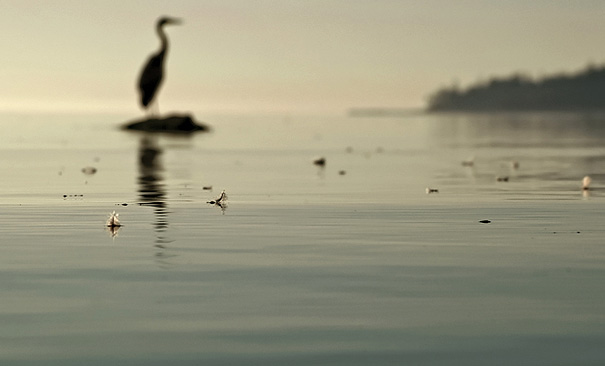
//> input picture Projects/Seam Carving/original.jpeg, 605 x 366 px
$ ./Seam_carving original.jpeg   (built with g++ and OpenCV 4)
//> lines starting //> are read from the running program, lines starting //| are printed output that depends on the picture; after the words box and inside, x2 and y2 are one past the last pixel; in counts of white or black regions, pixels touching at a corner belong together
#include <opencv2/opencv.hpp>
#include<iostream>
#include<cmath>
#include<algorithm>
using namespace std;
using namespace cv;


// Function to extract RGB values in rgb_matrix
void extractRGB(Mat &test, Mat &rgb_matrix, int height_r, int width_c)
{
    for(int r=0; r<height_r; r++)
        {
            for(int c=0; c<width_c; c++)
             {
                Vec3b rgb = test.at<Vec3b>(r, c);
                int red = rgb[2];
                int green = rgb[1];
                int blue = rgb[0];

                rgb_matrix.at<Vec3b>(r, c) = Vec3b(red, green, blue);
            }
        }
}

// Function to find energy of every pixel and store it in 2D energy matrix 'a'
void findEnergyMatrix(int **a, Mat &rgb_matrix, int height_r, int width_c)
{
    for(int r=0; r<height_r; r++)
        {
            for(int c=0; c<width_c; c++)
            {

                Vec3b energyx_1 = rgb_matrix.at<Vec3b>(r, (c-1+width_c)%width_c);
                Vec3b energyx_2 = rgb_matrix.at<Vec3b>(r, ( c+1+width_c)%width_c);

                int dif_rx = energyx_1[0] - energyx_2[0];
                int dif_gx = energyx_1[1] - energyx_2[1];
                int dif_bx = energyx_1[2] - energyx_2[2];

                int pow_rx = pow(dif_rx, 2);
                int pow_bx = pow(dif_bx,2);
                int pow_gx = pow(dif_gx, 2);

                int horizontal_rgb = pow_rx + pow_gx + pow_bx;

                Vec3b energyy_1 = rgb_matrix.at<Vec3b>((r-1+height_r)%height_r, c);
                Vec3b energyy_2 = rgb_matrix.at<Vec3b>(( r+1+height_r)%height_r, c);

                int dif_ry = energyy_1[0] - energyy_2[0];
                int dif_gy = energyy_1[1] - energyy_2[1];
                int dif_by = energyy_1[2] - energyy_2[2];

                int pow_ry = pow(dif_ry, 2);
                int pow_by = pow(dif_by,2);
                int pow_gy = pow(dif_gy, 2);

                int vertical_rgb = pow_ry + pow_gy + pow_by;

                int add_rgb = horizontal_rgb + vertical_rgb;
                int energy_gradient = sqrt(add_rgb);

                a[r][c] = energy_gradient;
            }
        }
}


//Function to print 2D matrix
void printMatrix(int **a, int height_r, int width_c)
{
    for(int i=0;i<height_r;i++)
    {
        for(int j=0;j<width_c;j++)
        {
            cout<<a[i][j]<<" ";
        }
        cout<<endl;

    }
}


//////////////////////////////////////////////////////////////////////////////////////////


//Function to apply DP on energy matrix horizontally
void dpVertical(int **a, int height_r, int width_c)
{
    for(int r=1; r<height_r; r++)
        {
            for(int c=0; c<width_c;c++)
            {
                if(c==0)
                {
                    a[r][c] = a[r][c] + min(a[r-1][c], a[r-1][c+1]);
                }

                if(c== width_c-1)
                {
                    a[r][c] =  a[r][c] + min(a[r-1][c], a[r-1][c-1]);
                }
                else
                {
                    a[r][c] =  a[r][c] + min({a[r-1][c-1], a[r-1][c], a[r-1][c+1]});
                }
            }
        }
}

//Function to calculate seam array to get min cost path vertically
void calculateSeamVertical(int *seam, int **a, int height_r, int width_c)
{
    //Calculating index of min cost in last row
    int j, index, min;
    min = INT_MAX;

    for(j=0;j<width_c;j++)
    {
        if(a[height_r-1][j] < min)
        {
            min = a[height_r-1][j];
            index = j;
        }
    }
    seam[height_r-1] = index;

    //Calculating min cost index of remaining rows
    for(int r=height_r-2;r>=0;r--)
    {
        int min = INT_MAX;

        int c=index;

        if(c==0)
        {
            if(a[r][c]<a[r][c+1])
            {
                min = a[r][c];
                index = c;
            }
            else
            {
                min = a[r][c+1];
                index = c+1;
            }
        }
        else if(c==width_c-1)
        {
            if (a[r][c-1]<a[r][c])
            {
                min = a[r][c-1];
                index = c-1;
            }
            else
            {
                min = a[r][c];
                index = c;
            }
        }
        else
        {
            int j=c-1;
            int i=0;
            while(i!=3 && j<=c+1)
            {
                if(a[r][j]<min)
                {
                    min = a[r][j];
                    index = j;
                }
                i++;
                j++;
            }
        }
        seam[r] = index;
    }
}

//FUnction to change rgb value of min cost pixel to 0,0,255 vertically
void showingSeamVertical(Mat &test, int *seam, int height_r)
{
    for(int r=0;r<height_r; r++)
    {
        int c = seam[r];

        Vec3b &change_rgb = test.at<Vec3b>(r, c);
            change_rgb[0] = 255;
            change_rgb[1] = 0;
            change_rgb[2] = 0;
    }
}

//Function to shift pixels to remove min seam horizontally
void shiftPixelVertical(int *seam, Mat &test, int height_r, int width_c)
{
    for(int i=0;i<height_r; i++)
    {
        for(int j = seam[i]; j<width_c - 1 ;j++)
        {
            test.at<Vec3b>(i, j) = test.at<Vec3b>(i, j+1);
        }
    }
}


/////////////////////////////////////////////////////////////////////////////////////////////////

//Function to apply DP on energy matrix vertically
void dpHorizontal(int **a, int height_r, int width_c)
{
    for(int c=1; c<width_c; c++)
    {
        for(int r=0; r<height_r;r++)
        {
            if(r==0)
            {
                a[r][c]  = a[r][c] + min(a[r][c-1], a[r+1][c-1]);
            }
            else if(r == height_r-1)
            {
                a[r][c]  =  a[r][c] + min(a[r][c-1], a[r-1][c-1]);
            }
            else
            {
                a[r][c]  =  a[r][c] + min(a[r+1][c-1], min(a[r][c-1], a[r-1][c-1]));
            }
        }
    }
}

//Function to calculate seam array to get min cost path horizontally
void calculateSeamHorizontal(int *seam, int **a, int height_r, int width_c)
{
    //Calculating index of min cost in last column
    int index, j;
    int min = INT_MAX;

    for(j=0;j<height_r;j++)
    {
        if(a[j][width_c-1] < min)
        {
            min = a[j][width_c-1];
            index = j;
        }
    }
    seam[width_c-1] = index;

    //Calculating min cost index of remaining column
    for(int c=width_c-2;c>=0;c--)
    {
        int min = INT_MAX;
        int r=index;
        if(r==0)
        {
            if(a[r][c-1]<a[r+1][c-1])
            {
                min = a[r][c-1];
                index = r;
            }
            else
            {
                min = a[r+1][c-1];
                index = r+1;
            }
        }
        else if(r==height_r-1)
        {
            if (a[r][c-1]<a[r-1][c-1])
            {
                min = a[r][c-1];
                index = r;
            }
            else
            {
                min = a[r-1][c-1];
                index = r-1;
            }
        }
        else
        {
            int j=r-1;
            int i=0;
            while(i!=3 && j<=r+1)
            {
                if(a[j][c]<min)
                {
                    min = a[j][c];
                    index = j;
                }
                    i++;
                    j++;
            }
        }
        seam[c] = index;
    }

}

//Function to change rgb value of min cost pixel to 0,0,255 horizontally
void showingSeamHorizontal(Mat &test, int *seam, int width_c)
{
    for(int c=0;c<width_c; c++)
    {   //cout<<"fucked"<<i<<"   ";
        int r = seam[c];
        //int r = i;
        Vec3b &change_rgb = test.at<Vec3b>(r, c);
        change_rgb[0] = 0;
        change_rgb[1] = 255;
        change_rgb[2] = 0;
    }
}

//Function to shift pixels to remove min seam vertically
void shiftPixelHorizontal(int *seam, Mat &test, int height_r, int width_c)
{
     for(int i=0;i<width_c; i++)
    {
        for(int j = seam[i]; j<height_r-1;j++)
        {
            test.at<Vec3b>(j, i) = test.at<Vec3b>(j+1, i);
        }
    }
}


int main(int argc, char** argv)
{
    Mat test = imread(argv[1]);
//> test is the input picture: 366 rows x 605 cols, CV_8UC3; mean B, G, R 128.9, 152.1, 154.4
    int height_r = test.rows;
//> height_r = 366
    cout<<"Image height: "<<height_r<<endl;
//| Image height: 366
    int width_c = test.cols;
//> width_c = 605
    cout<<"Image width: "<<width_c<<endl;
//| Image width: 605


    //Checking if image is loading successfully or not
    if(test.empty())
    {
        cerr<<"gazab topibazz aadmi ho"<<endl;
        return 0;
    }

    // reading heigth and width to modifiy input image
    cout<<"Enter the width and height you want to remove: "<<endl;
    int height, width;
    cin>>width>>height;
//> the answer given: 100 100

    //Defining a matrix to store RGB values
    Mat rgb_matrix(height_r, width_c, CV_8UC3);

    //Initilizing a 2D matrix dynamically (double pointer) to store energy matrix
    int **a = new int*[height_r];
    // Allocate memory for each row
    for (int i = 0; i < height_r; i++)
    {
        a[i] = new int[width_c];
    }

    //***********************************VERTICAL SEAMING***************************************

    for(int c=0; c<width; c++)
    {
        // cout<<"vertical"<<endl;
        width_c = test.cols;

        // Extracting RGB values from image and storing it in rgb_matrix for futher processing
        extractRGB(test, rgb_matrix, height_r, width_c);

        //Finding Energy matrix 'a'
        findEnergyMatrix(a, rgb_matrix, height_r, width_c);

        //Finding a single seam from top to bottom in vertical direction WITH ONE PIXEL IN EACH ROW
        dpVertical(a, height_r, width_c);

        //printMatrix(a, height_r, width_c);

        //Initilizing seam array to store index of min cost pixel
        int* seam = new int[height_r];

        //calculating min cost index of a seam
        calculateSeamVertical(seam, a, height_r, width_c);

        //Making seam visible in red colour
        showingSeamVertical(test, seam, height_r);

        //Showing operation on image
        imshow("hy",test);
        waitKey(1);

        //Shifting pixels to reduce image in horizontally
        shiftPixelVertical(seam, test, height_r, width_c);

        //Reducing size of image horizontally
        test.cols--;
    }
//> this loop made 100 passes
//> pass 1, `extractRGB(test, rgb_matrix, height_r, width_c);`:
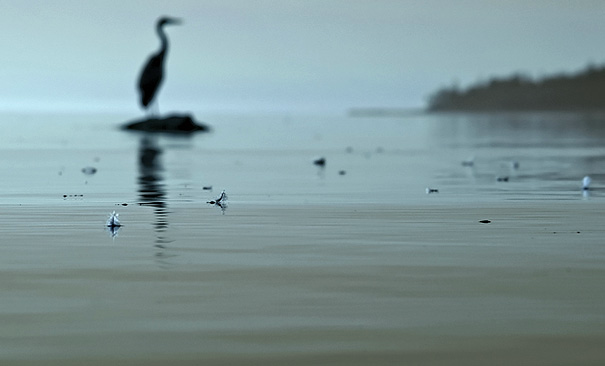
//> rgb_matrix: 366 rows x 605 cols, CV_8UC3; mean B, G, R 154.4, 152.1, 128.9
//> after the loop:
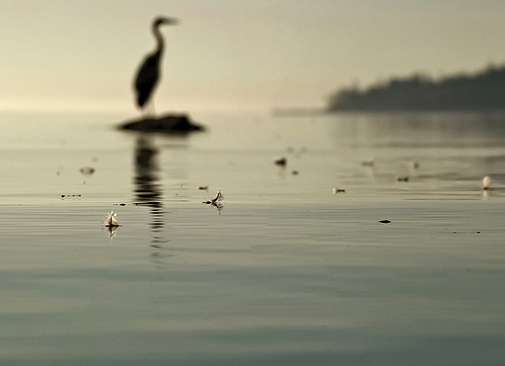
//> test: 366 rows x 505 cols, CV_8UC3; mean B, G, R 127.8, 150.7, 152.9
//> after the loop:
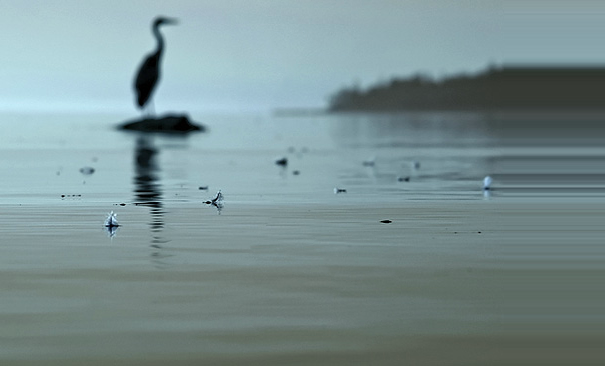
//> rgb_matrix: 366 rows x 605 cols, CV_8UC3; mean B, G, R 146.2, 144.5, 122.6
    width_c = test.cols;
//> width_c = 505
    cout<<"width: "<<width_c<<endl;
//| width: 505

    //***********************************HORIZONTAL SEAMING***************************************

    for(int r=0; r<height; r++)
    {
        // cout<<"horizontal"<<endl;

        height_r = test.rows;

        extractRGB(test, rgb_matrix, height_r, width_c);

        findEnergyMatrix(a, rgb_matrix, height_r, width_c);

        dpHorizontal(a, height_r, width_c);

        int* seam = new int[width_c];

        calculateSeamHorizontal(seam, a, height_r, width_c);

        showingSeamHorizontal(test, seam, width_c);

        imshow("hy",test);
        waitKey(1);

        shiftPixelHorizontal(seam, test, height_r, width_c);

        test.rows--;
    }
//> this loop made 100 passes
//> pass 1, `showingSeamHorizontal(test, seam, width_c);`:
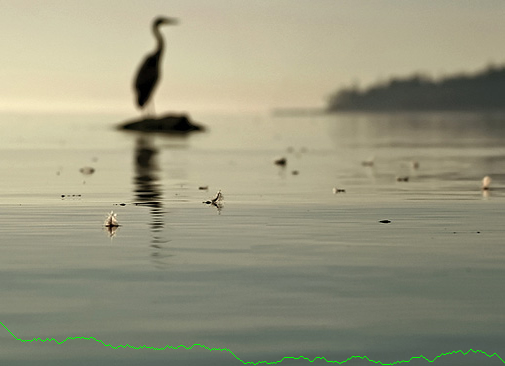
//> test: 366 rows x 505 cols, CV_8UC3; 0.27% of pixels changed, all inside (x1, y1, x2, y2) = (0, 322, 505, 365)
//> pass 1, `shiftPixelHorizontal(seam, test, height_r, width_c);`:
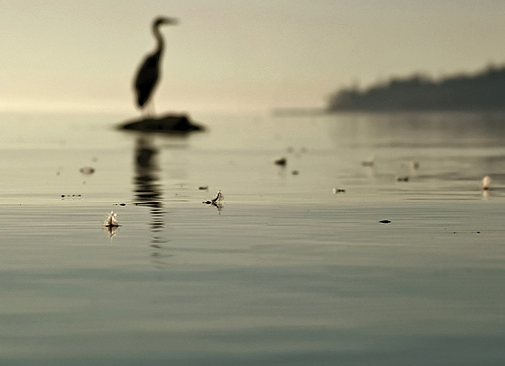
//> test: 366 rows x 505 cols, CV_8UC3; 3.01% of pixels changed, all inside (x1, y1, x2, y2) = (0, 322, 505, 365)
//> after the loop:
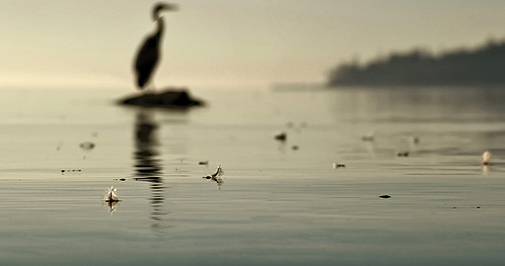
//> test: 266 rows x 505 cols, CV_8UC3; mean B, G, R 130.7, 155.4, 159.3
//> after the loop:
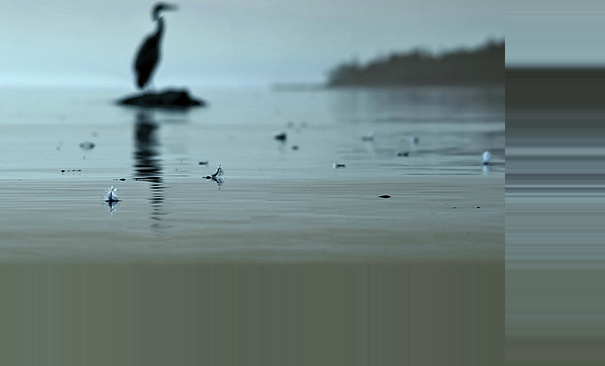
//> rgb_matrix: 366 rows x 605 cols, CV_8UC3; mean B, G, R 134.9, 135.4, 115.6

    //Displaying modified image height and width
    cout<<"New image height: "<<height_r<<endl;
//| New image height: 267
    cout<<"New image width: "<<width_c<<endl;
//| New image width: 505

    //Displaying modified image
    imshow("hy", test);
    waitKey(2000);

    //Saving modified image in system
    imwrite("output2.jpeg", test);
}

$ run again, on Projects/Seam Carving/sample4.jpeg
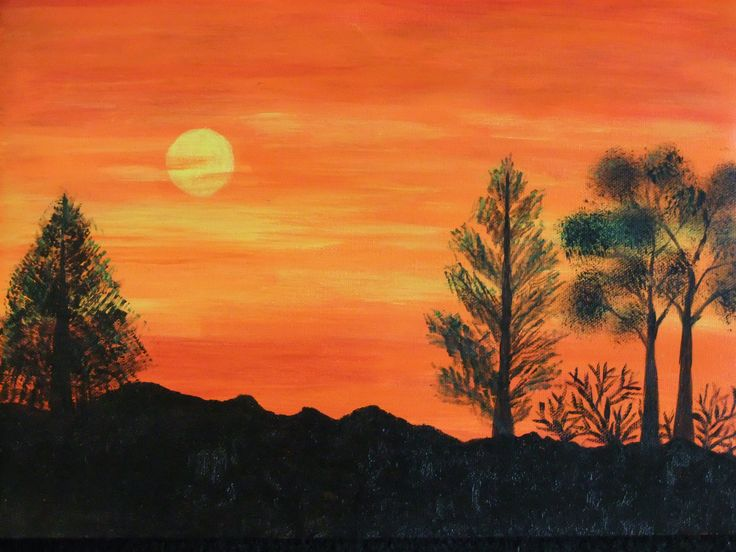
//> input picture Projects/Seam Carving/sample4.jpeg, 736 x 552 px
//> test is the input picture: 552 rows x 736 cols, CV_8UC3; mean B, G, R 44.8, 85.1, 155
//| Image height: 552
//| Image width: 736
//| width: 636
//> after the loop `for(int r=0; r<height; r++)`:
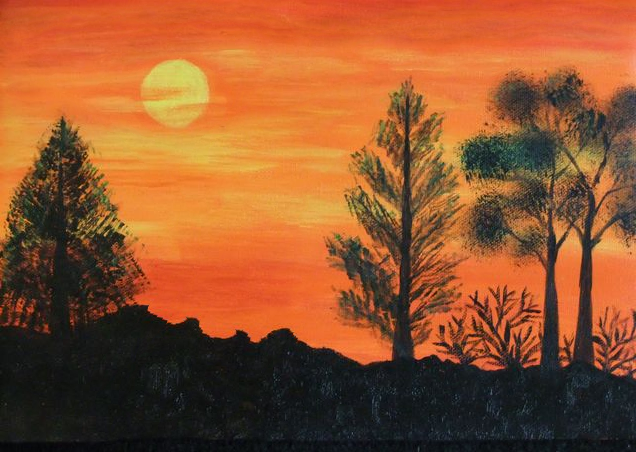
//> test: 452 rows x 636 cols, CV_8UC3; mean B, G, R 46.1, 84.7, 146.4
//> after the loop `for(int r=0; r<height; r++)`:
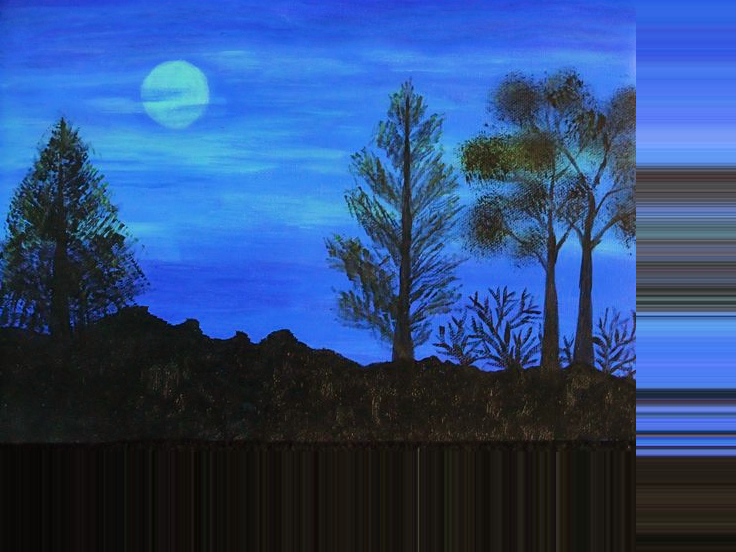
//> rgb_matrix: 552 rows x 736 cols, CV_8UC3; mean B, G, R 127.1, 75.4, 45.2
//| New image height: 453
//| New image width: 636
